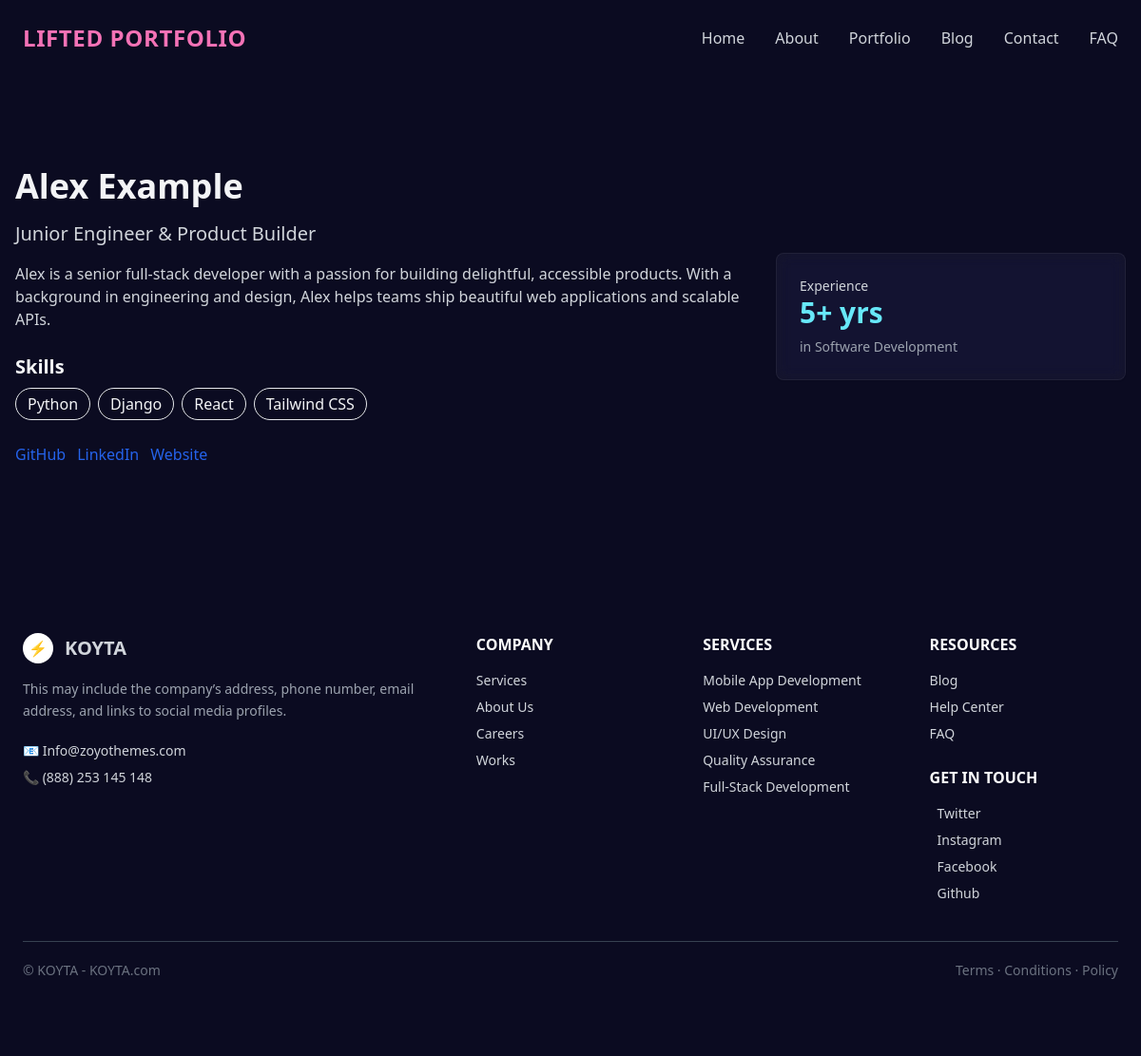
Page /about/ on the earlier database version.
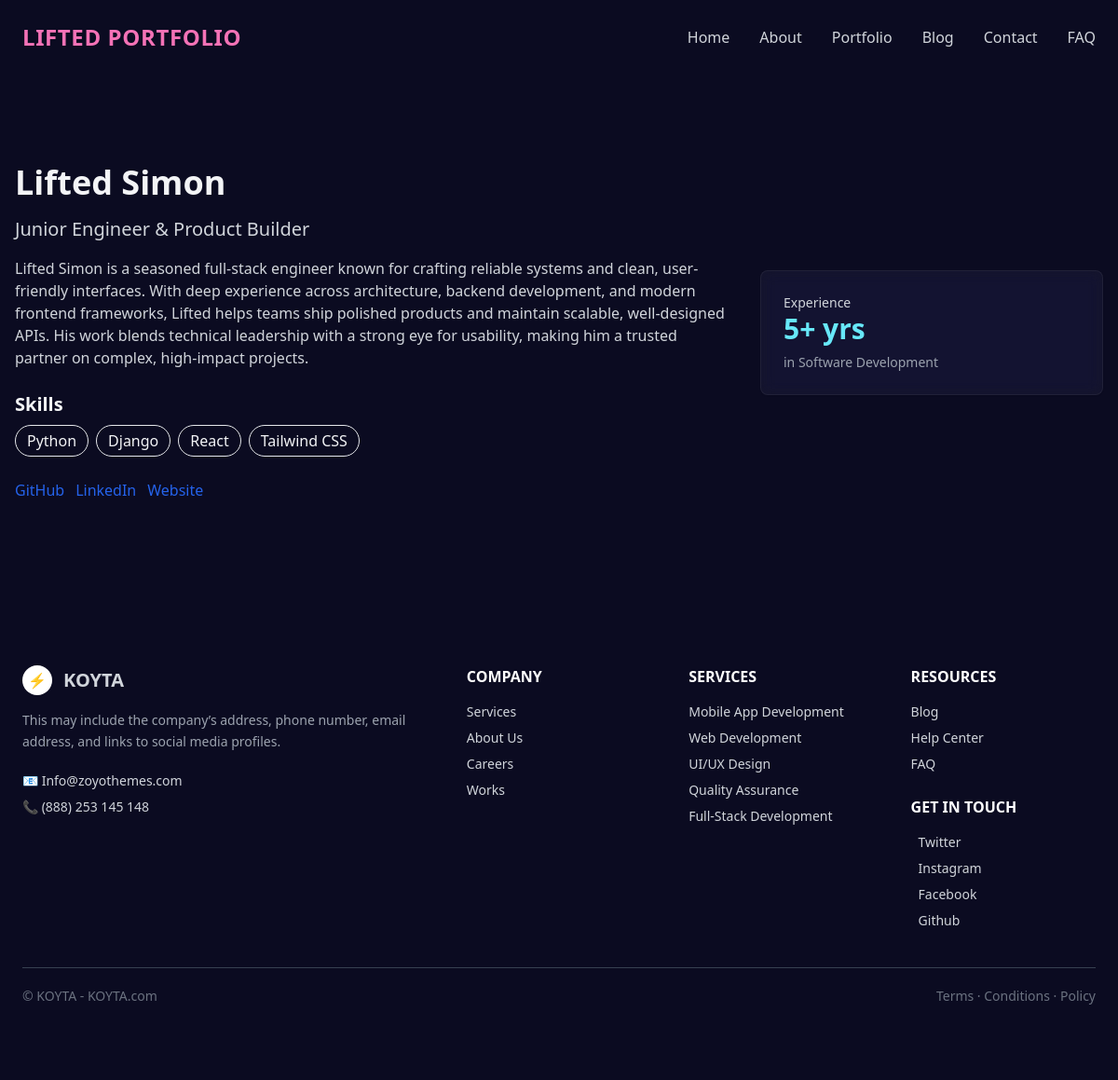
Same page on the later database version.
### pot/models.py (models this page shows, shortened)
class About(models.Model):
	name = models.CharField(max_length=100, default='Your Name')
	tagline = models.CharField(max_length=255, blank=True, default='Digital Creator & Problem Solver')
	bio = models.TextField(blank=True, default='Write your bio here. Include experience and mission.')
	skills = models.TextField(blank=True, default='Python\nDjango\nJavaScript\nUI/UX')
	github = models.URLField(blank=True, null=True)
	linkedin = models.URLField(blank=True, null=True)
	website = models.URLField(blank=True, null=True)
	class Meta:
		verbose_name = 'About'
		verbose_name_plural = 'About'
	def skills_list(self):
		return [s.strip() for s in self.skills.splitlines() if s.strip()]

### pot/views.py (the view)
# urls.py: path('about/', views.about, name='about'),
def about(request):
	about = About.objects.first()
	context = {
		'about': about,
	}
	return render(request, 'pot/about.html', context)

### pot/templates/pot/about.html (shortened to what this page needs)
{% extends 'pot/base.html' %}
{% block content %}
  <div class="max-w-screen-xl mx-auto px-4 py-12">
    {% if about %}
      <div class="grid md:grid-cols-3 gap-8 items-center">
        <div class="md:col-span-2">
          <h1 class="text-4xl font-bold mb-4 text-gray-100">{{ about.name }}</h1>
          <p class="text-xl text-gray-300 mb-4">{{ about.tagline }}</p>
          <div class="prose max-w-none text-gray-300 mb-6">{{ about.bio|linebreaks }}</div>
          <div class="mb-6">
            <h2 class="text-xl font-semibold mb-2">Skills</h2>
            <div class="flex flex-wrap gap-2">
              {% for s in about.skills_list %}
                <span class="inline-block px-3 py-1 rounded-full bg-white/4 text-gray-100 border border-white/6">{{ s }}</span>
              {% endfor %}
            </div>
          </div>
          <div class="flex gap-3">
            {% if about.github %}<a class="text-blue-600 hover:underline" href="{{ about.github }}">GitHub</a>{% endif %}
            {% if about.linkedin %}<a class="text-blue-600 hover:underline" href="{{ about.linkedin }}">LinkedIn</a>{% endif %}
            {% if about.website %}<a class="text-blue-600 hover:underline" href="{{ about.website }}">Website</a>{% endif %}
          </div>
        </div>
        <div class="md:col-span-1">
          <div class="glass p-6 rounded-lg border border-white/6 shadow-sm">
            <div class="text-sm font-medium text-gray-300">Experience</div>
            <div class="text-3xl font-bold mb-2 text-cyan-300">5+ yrs</div>
            <div class="text-sm text-gray-400">in Software Development</div>
          </div>
        </div>
      </div>
    {% else %}
      <div class="glass p-8 rounded-md shadow">
        <h2 class="text-2xl font-bold">About Me</h2>
        <p class="text-gray-600 mt-2">You don't have an About record yet — create one in the admin to manage this page content. You can include your name, tagline, bio, skills, and social links.</p>
      </div>
    {% endif %}
  </div>
{% endblock %}

### pot/templates/pot/base.html (shortened to what this page needs)
<!doctype html>
<html lang="en">
  <head>
    <script src="https://cdn.tailwindcss.com"></script>
  </head>
  <body class="bg-[#0b0b21] text-gray-100 antialiased">
    <nav class="absolute inset-x-0 top-0 z-30">
      <div class="max-w-screen-xl mx-auto px-6 py-6 flex items-center justify-between">
        <a class="text-2xl font-bold tracking-wide text-pink-400" href="{% url 'pot:index' %}">LIFTED PORTFOLIO</a>
        <ul id="navMenu" class="hidden md:flex items-center space-x-8 text-gray-300">
          <li><a class="hover:text-white" href="{% url 'pot:index' %}">Home</a></li>
          <li><a class="hover:text-white" href="{% url 'pot:about' %}">About</a></li>
          <li><a class="hover:text-white" href="{% url 'pot:portfolio' %}">Portfolio</a></li>
          <li><a class="hover:text-white" href="{% url 'pot:blog_list' %}">Blog</a></li>
          <li><a class="hover:text-white" href="{% url 'pot:contact' %}">Contact</a></li>
          <li><a class="hover:text-white" href="{% url 'pot:faq' %}">FAQ</a></li>
        </ul>
      </div>
    </nav>
    <main class="pt-32">
      {% block content %}{% endblock %}
    </main>
    <footer class="w-full bg-[#0b0b21] text-gray-300 py-14 mt-12">
      <div class="max-w-screen-xl mx-auto px-6">
        <div class="py-6">
        <div class="grid grid-cols-1 md:grid-cols-5 gap-10">
          <div class="md:col-span-2">
            <div class="flex items-center space-x-3 mb-4">
              <div class="w-8 h-8 bg-white rounded-full flex items-center justify-center text-black font-bold">⚡</div>
              <h2 class="text-xl font-semibold">KOYTA</h2>
            </div>
            <p class="text-sm text-gray-400 leading-relaxed mb-5">
              This may include the company’s address, phone number, email address,
              and links to social media profiles.
            </p>
            <p class="text-sm mb-2">📧 Info@zoyothemes.com</p>
            <p class="text-sm">📞 (888) 253 145 148</p>
          </div>
          <div>
            <h3 class="font-semibold text-white mb-4">COMPANY</h3>
            <ul class="space-y-2 text-sm">
              <li><a href="#" class="hover:text-white">Services</a></li>
              <li><a href="#" class="hover:text-white">About Us</a></li>
              <li><a href="#" class="hover:text-white">Careers</a></li>
              <li><a href="#" class="hover:text-white">Works</a></li>
            </ul>
          </div>
          <div>
            <h3 class="font-semibold text-white mb-4">SERVICES</h3>
            <ul class="space-y-2 text-sm">
              <li><a href="#" class="hover:text-white">Mobile App Development</a></li>
              <li><a href="#" class="hover:text-white">Web Development</a></li>
              <li><a href="#" class="hover:text-white">UI/UX Design</a></li>
              <li><a href="#" class="hover:text-white">Quality Assurance</a></li>
              <li><a href="#" class="hover:text-white">Full-Stack Development</a></li>
            </ul>
          </div>
          <div>
            <h3 class="font-semibold text-white mb-4">RESOURCES</h3>
            <ul class="space-y-2 text-sm">
              <li><a href="#" class="hover:text-white">Blog</a></li>
              <li><a href="#" class="hover:text-white">Help Center</a></li>
              <li><a href="#" class="hover:text-white">FAQ</a></li>
            </ul>
            <h3 class="font-semibold text-white mt-6 mb-4">GET IN TOUCH</h3>
            <ul class="space-y-2 text-sm">
              <li><a href="#" class="hover:text-white flex items-center space-x-2"><span>Twitter</span></a></li>
              <li><a href="#" class="hover:text-white flex items-center space-x-2"><span>Instagram</span></a></li>
              <li><a href="#" class="hover:text-white flex items-center space-x-2"><span>Facebook</span></a></li>
              <li><a href="#" class="hover:text-white flex items-center space-x-2"><span>Github</span></a></li>
            </ul>
          </div>
        </div>
        <div class="border-t border-gray-700 mt-10 pt-5 flex flex-col md:flex-row items-center justify-between text-sm text-gray-500">
          <p>{{ now|date:"Y" }} © KOYTA - KOYTA.com</p>
          <p class="mt-3 md:mt-0">Terms · Conditions · Policy</p>
        </div>
        </div>
      </div>
    </footer>
  </body>
  </html>

### pot/templates/pot/base.html (style rules this page uses)
.glass { background: rgba(255,255,255,0.04); border: 1px solid rgba(255,255,255,0.06); backdrop-filter: blur(8px) saturate(140%); -webkit-backdrop-filter: blur(8px) saturate(140%); }

Differences in the rows shown:
changed About "Junior Engineer & Product Builder": name "Alex Example" → "Lifted Simon"; bio "Alex is a senior full-stack developer with a passion for building delightful, accessible products. With a background in engineering and design, Alex helps teams ship beautiful web applications and scalable APIs." → "Lifted Simon is a seasoned full-stack engineer known for crafting reliable systems and clean, user-friendly interfaces. With deep experience across architecture, backend development, and modern frontend frameworks, Lifted helps teams ship polished products and maintain scalable, well-designed APIs. His work blends technical leadership with a strong eye for usability, making him a trusted partner on complex, high-impact projects."
